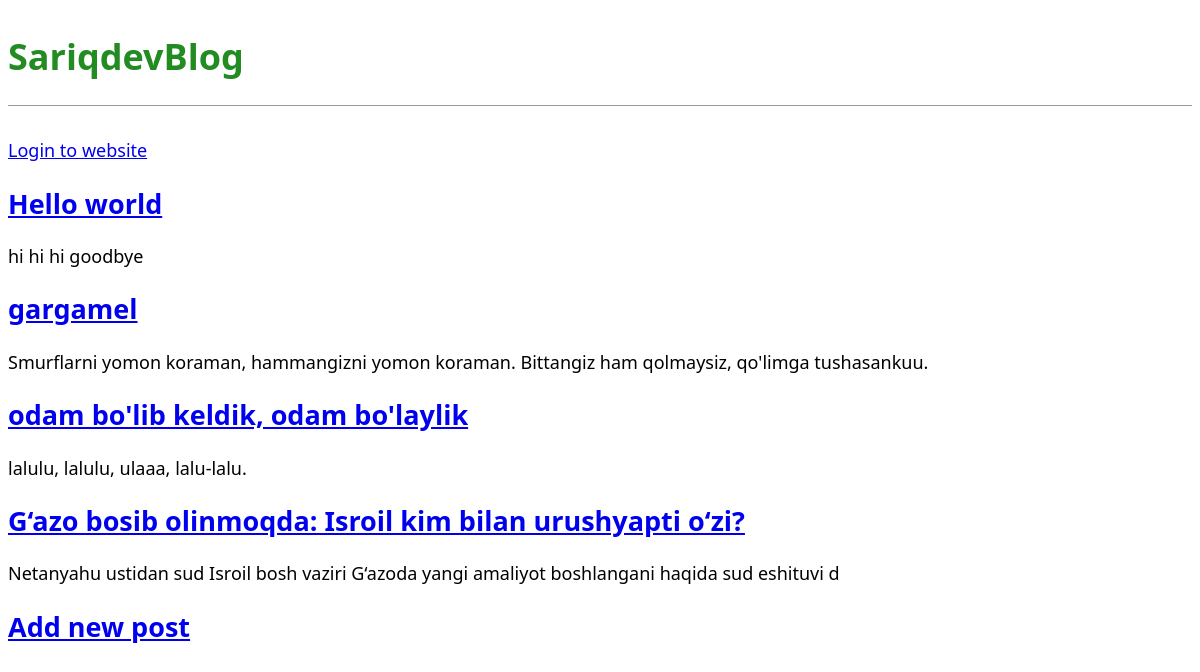
The page / on the database its author committed.
### blog/models.py (models this page shows, shortened)
class Post(models.Model):
    title = models.CharField(max_length=200)
    author = models.ForeignKey(
        'auth.User',
        on_delete=models.CASCADE,
    )
    body = models.TextField()

### blog/views.py (the view)
# urls.py: path('', PostListView.as_view(), name='post-list'),
class PostListView(ListView):
    model = Post
    template_name = 'home.html'

### templates/home.html
{% extends 'base.html' %}
{% block content %}
    {% for post in object_list %}
        <div class="post_entry">
            <h2>
                <a href="{% url 'post_detail' post.pk %}">{{ post.title }}</a>
            </h2>
            <p>
                {{ post.body | slice:":100" }}
            </p>
        </div>
    {% endfor %}
{% endblock content%}

### templates/base.html (shortened to what this page needs)
{% load static %}
<!DOCTYPE html>
<html lang="en">
<head>
    <link rel="stylesheet" href="{% static 'css/base.css' %}">
</head>
<body>
    <header>
        <h1>
            <a href="{% url 'post-list' %}">SariqdevBlog</a>
        </h1>
    </header>
    {% if user.is_authenticated %}
        <p>Welcome, {{user.username}}</p>
        <p>
            <form method="post" action="{% url 'logout' %}">
              {% csrf_token %}
              <button type="submit">Logout</button>
            </form>
        </p>
    {% else %}
        <p>
            <a href="{% url 'login' %}">Login to website</a>
        </p>
    {% endif %}
    <div>
        {% block content %}
        {% endblock content %}
    </div>
    <footer>
        <h2>
            <a href="{% url 'post-create' %}">Add new post</a>
        </h2>
    </footer>
</body>
</html>

### static/css/base.css (style rules this page uses)
header { border-bottom: 1px solid #999; margin-bottom: 2rem; display: flex; }
body { font-family: "Segoe UI", system-ui, sans-serif; font-size: 18px; }
header h1 a { color: ForestGreen; text-decoration: none; }

### rows shown on the page
Post: title "Hello world", body "hi hi hi goodbye"
Post: title "gargamel", body "Smurflarni yomon koraman, hammangizni yomon koraman. Bittangiz ham qolmaysiz, qo'limga tushasankuu."
Post: title "odam bo'lib keldik, odam bo'laylik", body "lalulu, lalulu, ulaaa, lalu-lalu."
Post: title "G‘azo bosib olinmoqda: Isroil kim bilan urushyapti o‘zi?", body "Netanyahu ustidan sud Isroil bosh vaziri G‘azoda yangi amaliyot boshlangani haqida sud eshituvi d"
